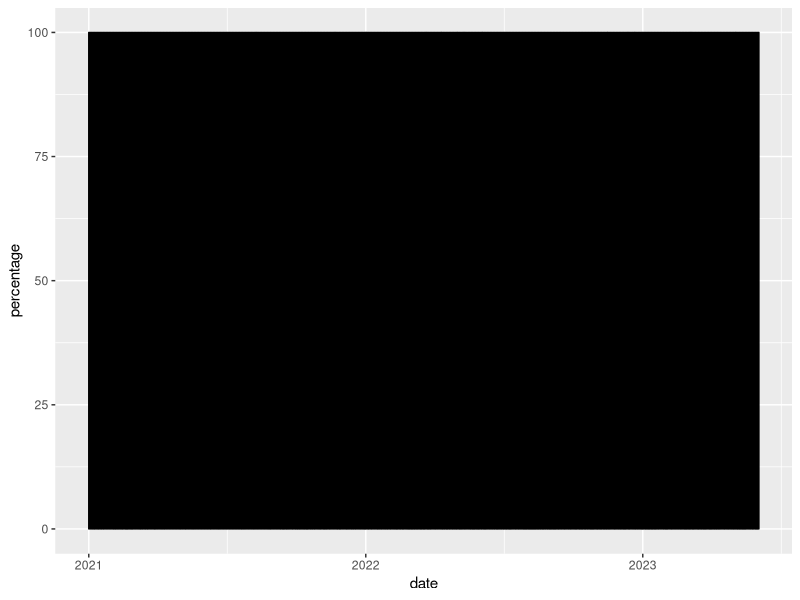
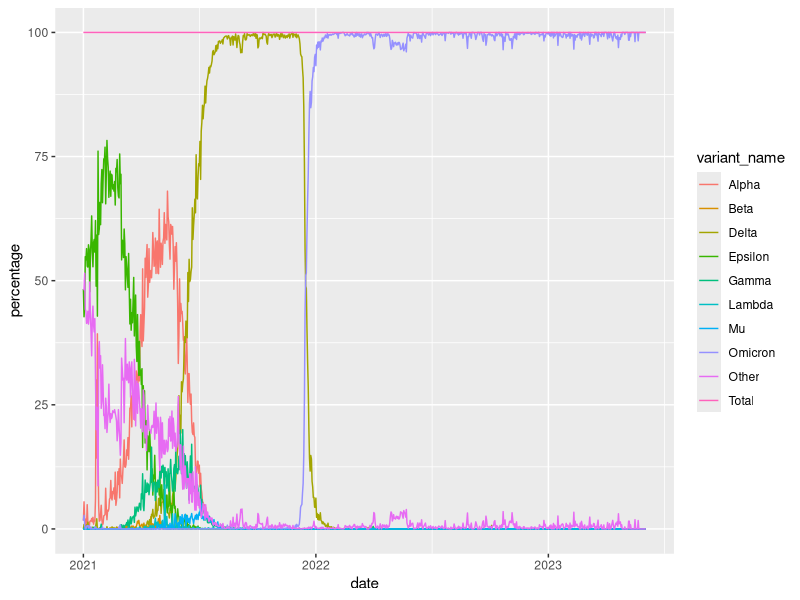
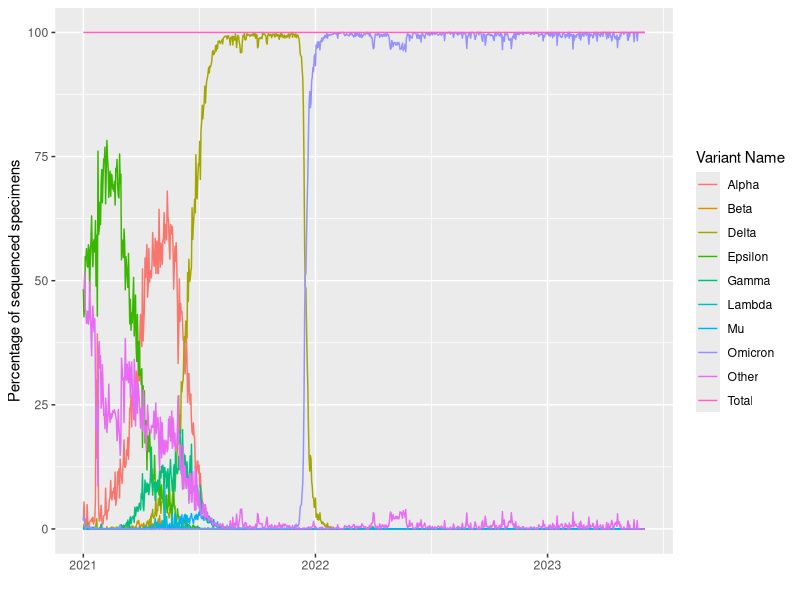
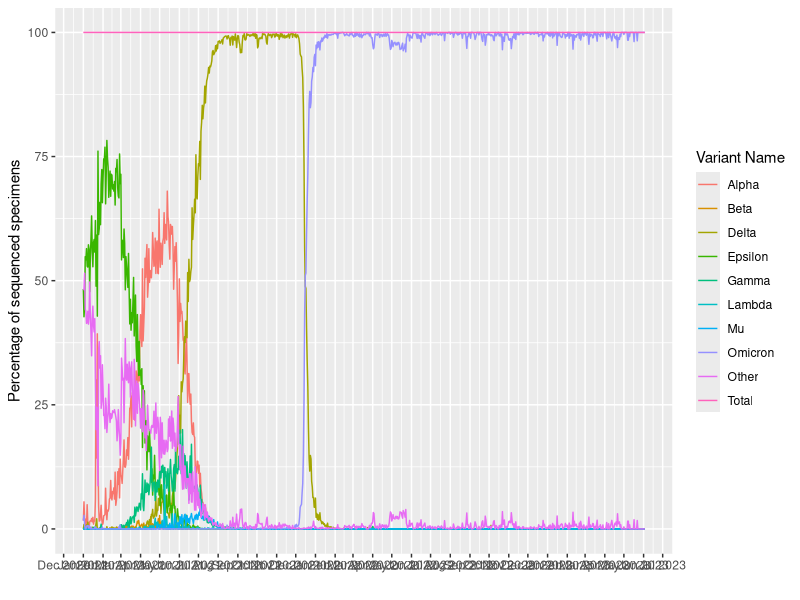
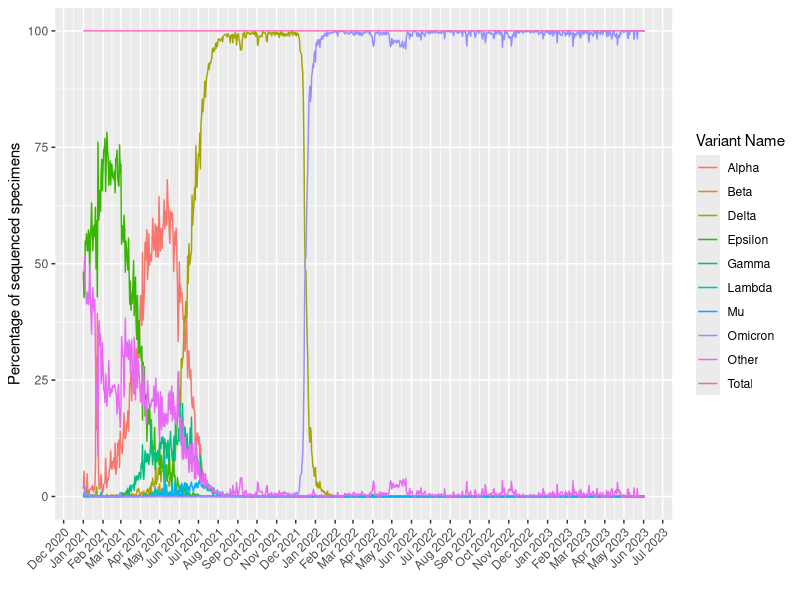

Reproduce these figures in R, in order.
## ---- chunk 1
library(ggplot2)
library(lubridate)
library(dplyr)
library(readr)
## ---- chunk 2
variants <- read_csv("covid19_variants.csv")
## ---- chunk 3
head(variants)
## ---- chunk 4
df <- data.frame(variants)
df_subset <- df[, -c(7,8)]
head(df_subset)
## ---- chunk 5
ggplot(data=df_subset) + 
  aes(x=date, y=percentage) + 
  geom_line()
## ---- chunk 6
ggplot(data=df_subset) + 
  aes(x=date, y=percentage, col=variant_name) + 
  geom_line()
## ---- chunk 7
ggplot(data=df_subset) + 
  aes(x=date, y=percentage, col=variant_name) + 
  geom_line() + 
  labs(y="Percentage of sequenced specimens", color="Variant Name") + 
  xlab("")
## ---- chunk 8
ggplot(data=df_subset) + 
  aes(x=date, y=percentage, col=variant_name) + geom_line() + 
  labs(y="Percentage of sequenced specimens", color="Variant Name") + 
  xlab("") + 
  scale_x_date(date_labels="%b %Y", date_breaks="1 month")
## ---- chunk 9
ggplot(data=df_subset) + 
  aes(x=date, y=percentage, col=variant_name) + 
  geom_line() + 
  labs(y="Percentage of sequenced specimens", color="Variant Name") + 
  xlab("") + 
  scale_x_date(date_labels="%b %Y", date_breaks="1 month") + 
  theme(axis.text.x=element_text(angle=45, hjust=1))
